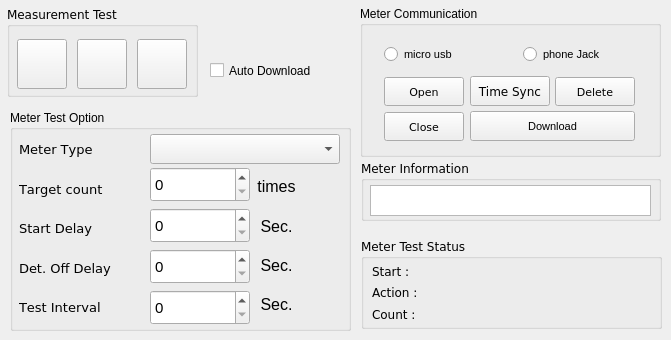
    <widget class="QWidget" name="tab2">
     <attribute name="title">
      <string>Channel 2</string>
     </attribute>
     <widget class="QGroupBox" name="groupBox_7">
      <property name="geometry">
       <rect>
        <x>360</x>
        <y>6</y>
        <width>301</width>
        <height>151</height>
       </rect>
      </property>
      <property name="font">
       <font>
        <pointsize>9</pointsize>
        <weight>50</weight>
        <bold>false</bold>
       </font>
      </property>
      <property name="title">
       <string>Meter Communication</string>
      </property>
      <widget class="QPushButton" name="device_open_ch2">
       <property name="geometry">
        <rect>
         <x>24</x>
         <y>71</y>
         <width>80</width>
         <height>29</height>
        </rect>
       </property>
       <property name="font">
        <font>
         <family>DejaVu Sans</family>
         <pointsize>8</pointsize>
         <weight>50</weight>
         <bold>false</bold>
        </font>
       </property>
       <property name="text">
        <string>Open</string>
       </property>
      </widget>
      <widget class="QPushButton" name="device_close_ch2">
       <property name="geometry">
        <rect>
         <x>24</x>
         <y>106</y>
         <width>80</width>
         <height>29</height>
        </rect>
       </property>
       <property name="font">
        <font>
         <family>DejaVu Sans</family>
         <pointsize>8</pointsize>
         <weight>50</weight>
         <bold>false</bold>
        </font>
       </property>
       <property name="text">
        <string>Close</string>
       </property>
      </widget>
      <widget class="QPushButton" name="mem_delete_ch2">
       <property name="geometry">
        <rect>
         <x>195</x>
         <y>71</y>
         <width>80</width>
         <height>29</height>
        </rect>
       </property>
       <property name="font">
        <font>
         <family>DejaVu Sans</family>
         <pointsize>8</pointsize>
         <weight>50</weight>
         <bold>false</bold>
        </font>
       </property>
       <property name="text">
        <string>Delete</string>
       </property>
      </widget>
      <widget class="QPushButton" name="time_sync_ch2">
       <property name="geometry">
        <rect>
         <x>110</x>
         <y>70</y>
         <width>80</width>
         <height>30</height>
        </rect>
       </property>
       <property name="font">
        <font>
         <family>DejaVu Sans</family>
         <pointsize>9</pointsize>
         <weight>50</weight>
         <bold>false</bold>
        </font>
       </property>
       <property name="text">
        <string>Time Sync</string>
       </property>
      </widget>
      <widget class="QPushButton" name="download_ch2">
       <property name="geometry">
        <rect>
         <x>110</x>
         <y>105</y>
         <width>165</width>
         <height>30</height>
        </rect>
       </property>
       <property name="font">
        <font>
         <pointsize>8</pointsize>
         <weight>50</weight>
         <bold>false</bold>
        </font>
       </property>
       <property name="text">
        <string>Download</string>
       </property>
      </widget>
      <widget class="QWidget" name="layoutWidget_2">
       <property name="geometry">
        <rect>
         <x>24</x>
         <y>36</y>
         <width>271</width>
         <height>26</height>
        </rect>
       </property>
       <layout class="QHBoxLayout" name="horizontalLayout_6">
        <item>
         <widget class="QRadioButton" name="micro_usb_ch2">
          <property name="font">
           <font>
            <pointsize>8</pointsize>
            <weight>50</weight>
            <bold>false</bold>
           </font>
          </property>
          <property name="text">
           <string>micro usb</string>
          </property>
         </widget>
        </item>
        <item>
         <widget class="QRadioButton" name="phone_jack_ch2">
          <property name="font">
           <font>
            <pointsize>8</pointsize>
            <weight>50</weight>
            <bold>false</bold>
           </font>
          </property>
          <property name="text">
           <string>phone Jack</string>
          </property>
         </widget>
        </item>
       </layout>
      </widget>
     </widget>
     <widget class="QGroupBox" name="test_option_2">
      <property name="geometry">
       <rect>
        <x>10</x>
        <y>110</y>
        <width>341</width>
        <height>221</height>
       </rect>
      </property>
      <property name="font">
       <font>
        <pointsize>9</pointsize>
        <weight>50</weight>
        <bold>false</bold>
       </font>
      </property>
      <property name="title">
       <string>Meter Test Option</string>
      </property>
      <widget class="QComboBox" name="meter_type_ch2">
       <property name="geometry">
        <rect>
         <x>140</x>
         <y>24</y>
         <width>190</width>
         <height>30</height>
        </rect>
       </property>
       <property name="font">
        <font>
         <pointsize>11</pointsize>
         <weight>50</weight>
         <bold>false</bold>
        </font>
       </property>
      </widget>
      <widget class="QSpinBox" name="sec_interval_ch2">
       <property name="geometry">
        <rect>
         <x>140</x>
         <y>180</y>
         <width>100</width>
         <height>35</height>
        </rect>
       </property>
       <property name="font">
        <font>
         <pointsize>11</pointsize>
         <weight>50</weight>
         <bold>false</bold>
        </font>
       </property>
      </widget>
      <widget class="QSpinBox" name="sec_startdelay_ch2">
       <property name="geometry">
        <rect>
         <x>140</x>
         <y>98</y>
         <width>100</width>
         <height>35</height>
        </rect>
       </property>
       <property name="font">
        <font>
         <pointsize>11</pointsize>
         <weight>50</weight>
         <bold>false</bold>
        </font>
       </property>
      </widget>
      <widget class="QSpinBox" name="sec_detoffdelay_ch2">
       <property name="geometry">
        <rect>
         <x>140</x>
         <y>139</y>
         <width>100</width>
         <height>35</height>
        </rect>
       </property>
       <property name="font">
        <font>
         <pointsize>11</pointsize>
         <weight>50</weight>
         <bold>false</bold>
        </font>
       </property>
      </widget>
      <widget class="QSpinBox" name="measure_count_ch2">
       <property name="geometry">
        <rect>
         <x>140</x>
         <y>57</y>
         <width>100</width>
         <height>35</height>
        </rect>
       </property>
       <property name="font">
        <font>
         <pointsize>11</pointsize>
         <weight>50</weight>
         <bold>false</bold>
        </font>
       </property>
      </widget>
      <widget class="QWidget" name="layoutWidget">
       <property name="geometry">
        <rect>
         <x>243</x>
         <y>60</y>
         <width>47</width>
         <height>151</height>
        </rect>
       </property>
       <layout class="QVBoxLayout" name="verticalLayout">
        <item>
         <widget class="QLabel" name="label_6">
          <property name="font">
           <font>
            <pointsize>12</pointsize>
            <weight>50</weight>
            <bold>false</bold>
           </font>
          </property>
          <property name="text">
           <string>times</string>
          </property>
          <property name="alignment">
           <set>Qt::AlignCenter</set>
          </property>
         </widget>
        </item>
        <item>
         <widget class="QLabel" name="label_7">
          <property name="font">
           <font>
            <pointsize>12</pointsize>
            <weight>50</weight>
            <bold>false</bold>
           </font>
          </property>
          <property name="text">
           <string>Sec.</string>
          </property>
          <property name="alignment">
           <set>Qt::AlignCenter</set>
          </property>
         </widget>
        </item>
        <item>
         <widget class="QLabel" name="label_8">
          <property name="font">
           <font>
            <pointsize>12</pointsize>
            <weight>50</weight>
            <bold>false</bold>
           </font>
          </property>
          <property name="text">
           <string>Sec.</string>
          </property>
          <property name="alignment">
           <set>Qt::AlignCenter</set>
          </property>
         </widget>
        </item>
        <item>
         <widget class="QLabel" name="label_9">
          <property name="font">
           <font>
            <pointsize>12</pointsize>
            <weight>50</weight>
            <bold>false</bold>
           </font>
          </property>
          <property name="text">
           <string>Sec.</string>
          </property>
          <property name="alignment">
           <set>Qt::AlignCenter</set>
          </property>
         </widget>
        </item>
       </layout>
      </widget>
      <widget class="QWidget" name="layoutWidget">
       <property name="geometry">
        <rect>
         <x>9</x>
         <y>23</y>
         <width>95</width>
         <height>191</height>
        </rect>
       </property>
       <layout class="QVBoxLayout" name="verticalLayout_2">
        <item>
         <widget class="QLabel" name="capacity_5">
          <property name="font">
           <font>
            <family>DejaVu Sans</family>
            <pointsize>10</pointsize>
            <weight>50</weight>
            <bold>false</bold>
            <kerning>false</kerning>
           </font>
          </property>
          <property name="text">
           <string>Meter Type</string>
          </property>
          <property name="alignment">
           <set>Qt::AlignLeading|Qt::AlignLeft|Qt::AlignVCenter</set>
          </property>
         </widget>
        </item>
        <item>
         <widget class="QLabel" name="capacity_6">
          <property name="font">
           <font>
            <family>DejaVu Sans</family>
            <pointsize>10</pointsize>
            <weight>50</weight>
            <bold>false</bold>
            <kerning>false</kerning>
           </font>
          </property>
          <property name="text">
           <string>Target count</string>
          </property>
          <property name="alignment">
           <set>Qt::AlignLeading|Qt::AlignLeft|Qt::AlignVCenter</set>
          </property>
         </widget>
        </item>
        <item>
         <widget class="QLabel" name="capacity_7">
          <property name="font">
           <font>
            <family>DejaVu Sans</family>
            <pointsize>10</pointsize>
            <weight>50</weight>
            <bold>false</bold>
            <kerning>false</kerning>
           </font>
          </property>
          <property name="text">
           <string>Start Delay</string>
          </property>
          <property name="alignment">
           <set>Qt::AlignLeading|Qt::AlignLeft|Qt::AlignVCenter</set>
          </property>
         </widget>
        </item>
        <item>
         <widget class="QLabel" name="capacity_8">
          <property name="font">
           <font>
            <family>DejaVu Sans</family>
            <pointsize>10</pointsize>
            <weight>50</weight>
            <bold>false</bold>
            <kerning>false</kerning>
           </font>
          </property>
          <property name="text">
           <string>Det. Off Delay</string>
          </property>
          <property name="alignment">
           <set>Qt::AlignLeading|Qt::AlignLeft|Qt::AlignVCenter</set>
          </property>
         </widget>
        </item>
        <item>
         <widget class="QLabel" name="interval_2">
          <property name="font">
           <font>
            <family>DejaVu Sans</family>
            <pointsize>10</pointsize>
            <weight>50</weight>
            <bold>false</bold>
            <kerning>false</kerning>
           </font>
          </property>
          <property name="text">
           <string>Test Interval</string>
          </property>
          <property name="alignment">
           <set>Qt::AlignLeading|Qt::AlignLeft|Qt::AlignVCenter</set>
          </property>
         </widget>
        </item>
       </layout>
      </widget>
     </widget>
     <widget class="QGroupBox" name="groupBox_8">
      <property name="geometry">
       <rect>
        <x>361</x>
        <y>238</y>
        <width>301</width>
        <height>91</height>
       </rect>
      </property>
      <property name="font">
       <font>
        <family>DejaVu Sans</family>
        <pointsize>9</pointsize>
        <weight>50</weight>
        <bold>false</bold>
       </font>
      </property>
      <property name="title">
       <string>Meter Test Status</string>
      </property>
      <widget class="QWidget" name="layoutWidget">
       <property name="geometry">
        <rect>
         <x>11</x>
         <y>25</y>
         <width>281</width>
         <height>59</height>
        </rect>
       </property>
       <layout class="QVBoxLayout" name="verticalLayout_6">
        <item>
         <widget class="QLabel" name="test_start_time_ch2">
          <property name="font">
           <font>
            <family>DejaVu Sans</family>
            <pointsize>9</pointsize>
            <weight>50</weight>
            <bold>false</bold>
           </font>
          </property>
          <property name="text">
           <string>Start :</string>
          </property>
         </widget>
        </item>
        <item>
         <widget class="QLabel" name="test_step_ch2">
          <property name="font">
           <font>
            <family>DejaVu Sans</family>
            <pointsize>9</pointsize>
            <weight>50</weight>
            <bold>false</bold>
           </font>
          </property>
          <property name="text">
           <string>Action :</string>
          </property>
         </widget>
        </item>
        <item>
         <widget class="QLabel" name="test_count_ch2">
          <property name="font">
           <font>
            <family>DejaVu Sans</family>
            <pointsize>9</pointsize>
            <weight>50</weight>
            <bold>false</bold>
           </font>
          </property>
          <property name="text">
           <string>Count :</string>
          </property>
         </widget>
        </item>
       </layout>
      </widget>
     </widget>
     <widget class="QCheckBox" name="audo_download_2">
      <property name="geometry">
       <rect>
        <x>210</x>
        <y>60</y>
        <width>141</width>
        <height>21</height>
       </rect>
      </property>
      <property name="font">
       <font>
        <pointsize>9</pointsize>
        <weight>50</weight>
        <bold>false</bold>
       </font>
      </property>
      <property name="text">
       <string>Auto Download</string>
      </property>
     </widget>
     <widget class="QGroupBox" name="groupBox_9">
      <property name="geometry">
       <rect>
        <x>7</x>
        <y>6</y>
        <width>191</width>
        <height>91</height>
       </rect>
      </property>
      <property name="font">
       <font>
        <family>DejaVu Sans</family>
        <pointsize>9</pointsize>
        <weight>50</weight>
        <bold>false</bold>
       </font>
      </property>
      <property name="title">
       <string>Measurement Test</string>
      </property>
      <widget class="QPushButton" name="test_start_ch2">
       <property name="geometry">
        <rect>
         <x>10</x>
         <y>33</y>
         <width>50</width>
         <height>50</height>
        </rect>
       </property>
       <property name="font">
        <font>
         <family>DejaVu Sans</family>
         <pointsize>13</pointsize>
         <weight>50</weight>
         <bold>false</bold>
        </font>
       </property>
       <property name="text">
        <string/>
       </property>
      </widget>
      <widget class="QPushButton" name="test_stop_ch2">
       <property name="geometry">
        <rect>
         <x>130</x>
         <y>33</y>
         <width>50</width>
         <height>50</height>
        </rect>
       </property>
       <property name="font">
        <font>
         <family>DejaVu Sans</family>
         <pointsize>13</pointsize>
         <weight>50</weight>
         <bold>false</bold>
        </font>
       </property>
       <property name="text">
        <string/>
       </property>
      </widget>
      <widget class="QPushButton" name="test_pause_ch2">
       <property name="geometry">
        <rect>
         <x>70</x>
         <y>33</y>
         <width>50</width>
         <height>50</height>
        </rect>
       </property>
       <property name="font">
        <font>
         <family>DejaVu Sans</family>
         <pointsize>13</pointsize>
         <weight>50</weight>
         <bold>false</bold>
        </font>
       </property>
       <property name="text">
        <string/>
       </property>
      </widget>
     </widget>
     <widget class="QGroupBox" name="groupBox_10">
      <property name="geometry">
       <rect>
        <x>361</x>
        <y>160</y>
        <width>300</width>
        <height>61</height>
       </rect>
      </property>
      <property name="font">
       <font>
        <family>DejaVu Sans</family>
        <pointsize>9</pointsize>
       </font>
      </property>
      <property name="title">
       <string>Meter Information</string>
      </property>
      <widget class="QTextEdit" name="meter_info_ch2">
       <property name="geometry">
        <rect>
         <x>9</x>
         <y>25</y>
         <width>281</width>
         <height>31</height>
        </rect>
       </property>
      </widget>
     </widget>
    </widget>
